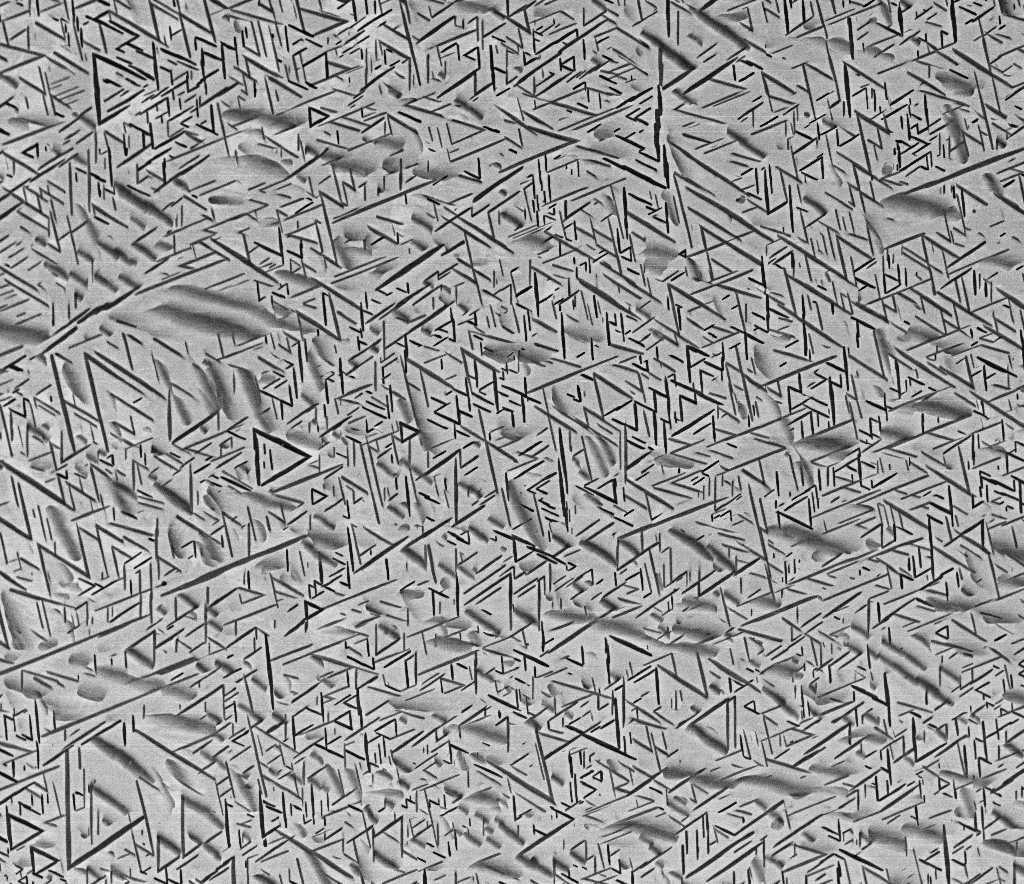
%> input picture MatLab/3.tif, 1024 x 884 px
$ octave EdgeDetection.m   (GNU Octave 9; MATLAB toolbox functions it lacks are replaced by stand-ins)
%> lines starting %> are read from the running program, lines starting %| are printed output that depends on the picture; in (x1, y1, x2, y2) boxes, pixels count from 0 and x2, y2 are one past the last pixel; in counts of white or black regions, pixels touching at a corner belong together; the program's own positions count from 1
image = ('3.tif');

image_info = imfinfo(image);

I = imread(image);
%> I is the input picture: size 884x1024x3 uint8; min 0, max 244, mean 152.8
I = rgb2gray(I);
%> I: size 884x1024 uint8

% Threshold image - global threshold
BW = imbinarize(I);
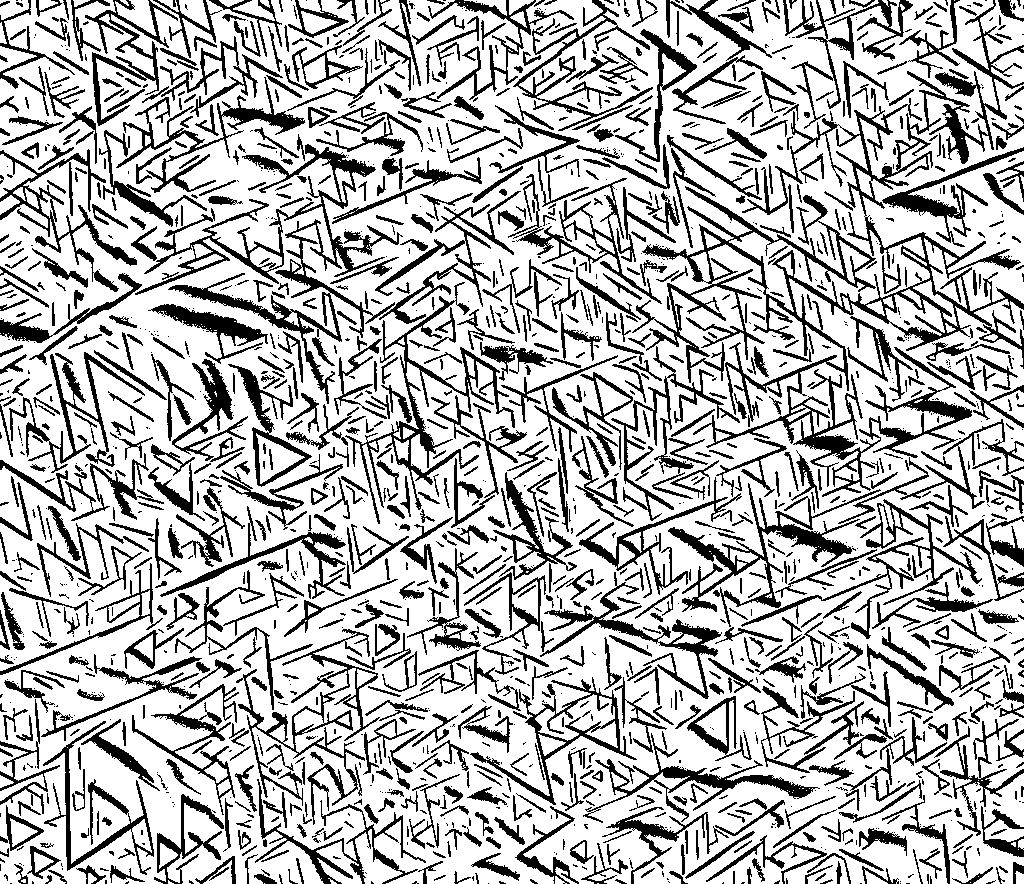
%> BW: size 884x1024 logical; 72.7% white; 1712 black regions (766 under 20 px), largest, box (x1, y1, x2, y2) and area: (632, 0, 1024, 497) 25434, (135, 144, 403, 404) 9098, (668, 483, 881, 627) 4350

% Invert mask
BW = imcomplement(BW);

% Create masked image.
maskedImage = I;
maskedImage(~BW) = 0;
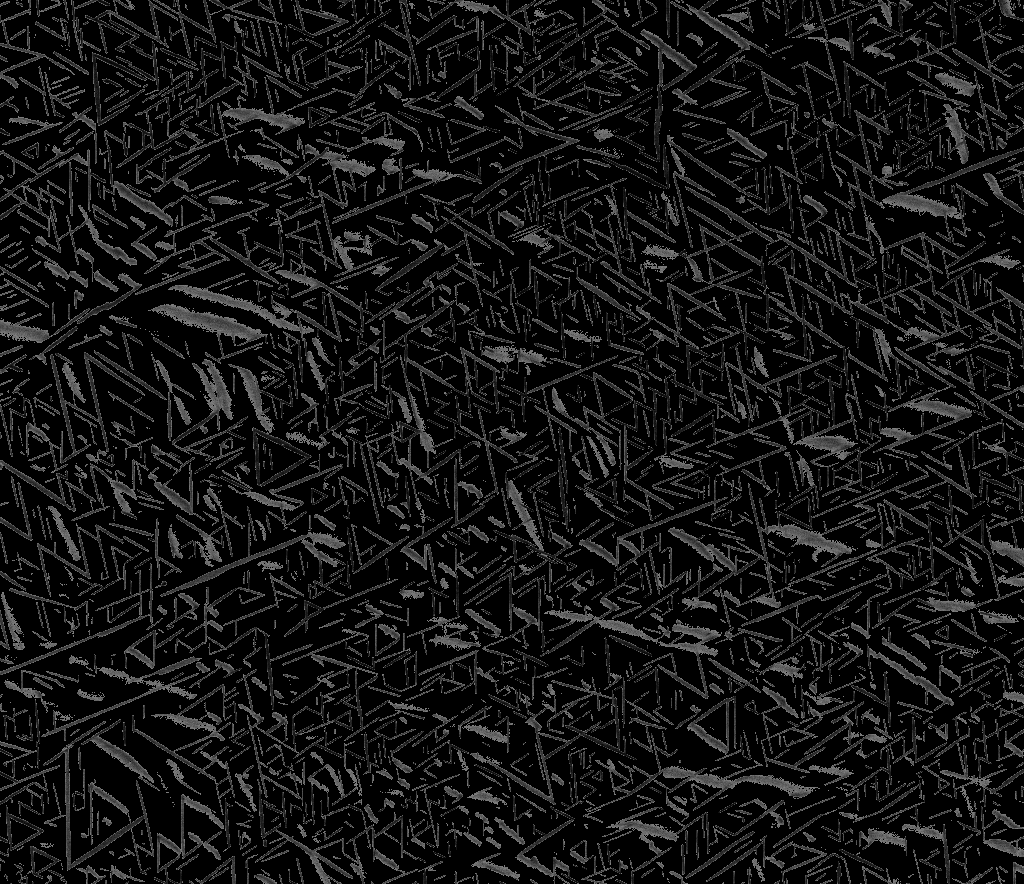
%> maskedImage: size 884x1024 uint8; min 0, max 128, mean 20.3

% [10 lines of commented-out code are left out]

BW_out = bwareafilt(BW, 15000);

% Get properties.
properties = regionprops(BW_out, {'Area', 'Eccentricity', 'EquivDiameter', 'EulerNumber', 'MajorAxisLength', 'MinorAxisLength', 'Orientation', 'Perimeter'});
%> properties = 1712 regions; largest, Area, MajorAxisLength, MinorAxisLength, Eccentricity and Orientation: 25434 477.7 342.9 0.696 59.41, 9098 242.1 216.1 0.451 28.53, 4350 211 100.7 0.879 20.91, 4137 227.1 135.1 0.804 67.3, 4037 188.1 136.1 0.691 73.84

% Area of region of interest
roi_area = sum([properties.Area]);
%> roi_area = 247022

% Area of the whole image
image_area = image_info.Width * image_info.Height;

% Area Fraction of the
area_fraction = (roi_area/image_area)*100;
%> area_fraction = 27.29

% Standard Deviation
standard_deviation = std([properties.Area]);
%> standard_deviation = 745.5

% Average Area
avg_area = mean([properties.Area]);
%> avg_area = 144.3

% Error
numberOfPoints = numel(properties);
%> numberOfPoints = 1712
A = (standard_deviation/avg_area)^2;
%> A = 26.69

Error = sqrt((1+A)/numberOfPoints);
%> Error = 0.127

imshow(BW_out);

% The %f in the fprintf function prints the notation in decimals instead of
% exponentials
fprintf('Area Fraction = %f. Error = %f. \n',area_fraction,Error*100);
%| Area Fraction = 27.288736. Error = 12.718531.

$ run again, with MatLab/1.tif copied over MatLab/3.tif
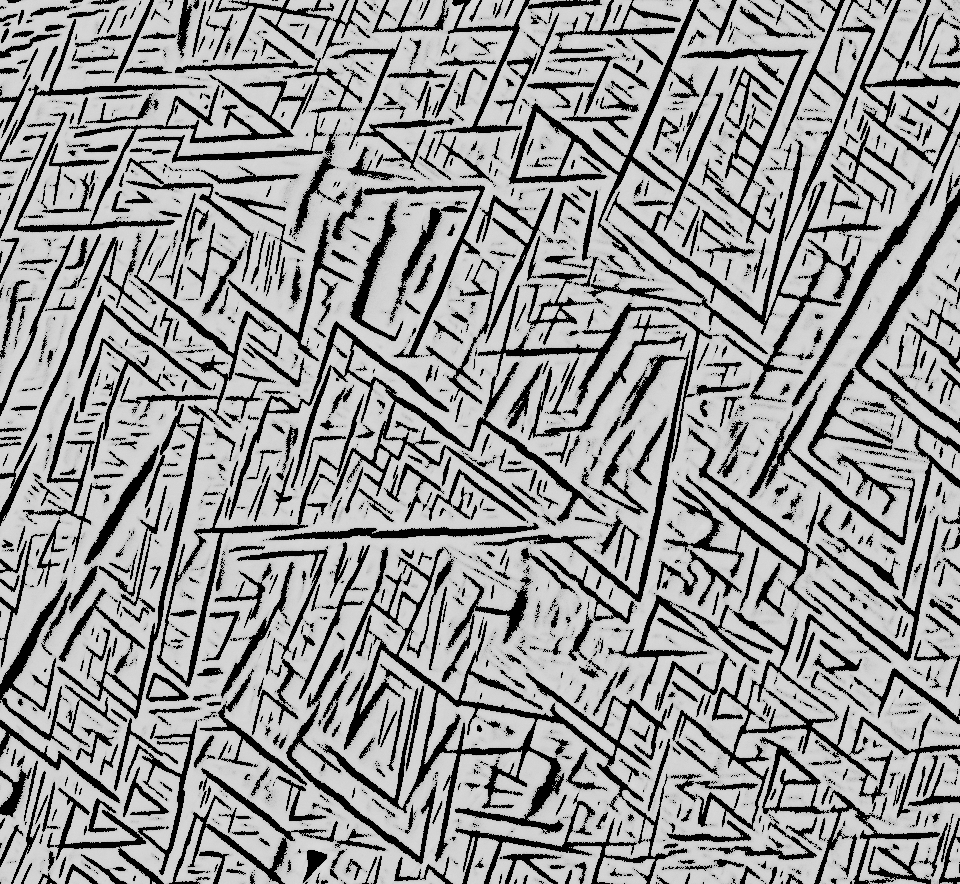
%> input picture MatLab/1.tif, 960 x 884 px
%> I is the input picture: size 884x960x3 uint8; min 0, max 221, mean 153.3
%> I: size 884x960 uint8
%> `BW = imbinarize(I);`:
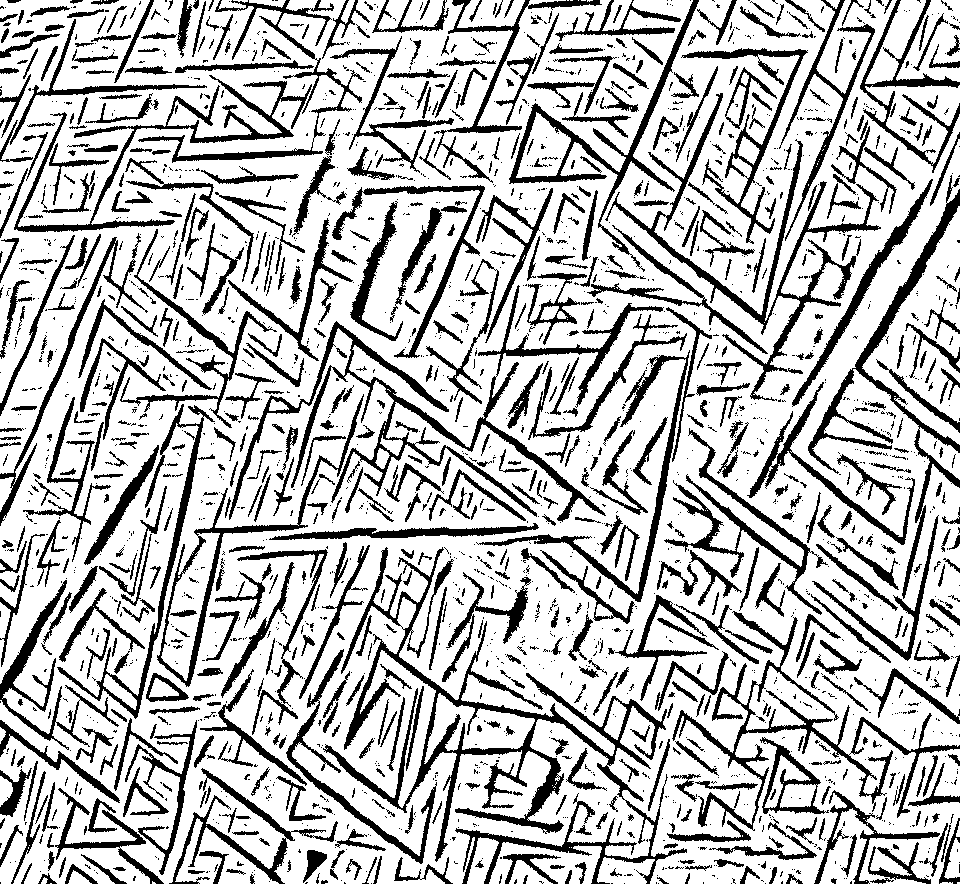
%> BW: size 884x960 logical; 74.5% white; 2307 black regions (1558 under 20 px), largest, box (x1, y1, x2, y2) and area: (323, 547, 687, 884) 15140, (229, 285, 664, 522) 9152, (605, 93, 881, 401) 6112
%> maskedImage: size 884x960 uint8; every value is 0
%> properties = 2307 regions; largest, Area, MajorAxisLength, MinorAxisLength, Eccentricity and Orientation: 15140 412.2 241.9 0.81 -36.7, 9152 434 212.7 0.872 7.7, 6112 283.2 227.2 0.597 -47.98, 5746 286.2 189.1 0.751 -11.85, 5094 395.6 153.4 0.922 83.02
%> roi_area = 216031
%> area_fraction = 25.46
%> standard_deviation = 511.9
%> avg_area = 93.64
%> numberOfPoints = 2307
%> A = 29.89
%> Error = 0.116
%| Area Fraction = 25.456142. Error = 11.570604.

$ run again, with MatLab/10.tif copied over MatLab/3.tif
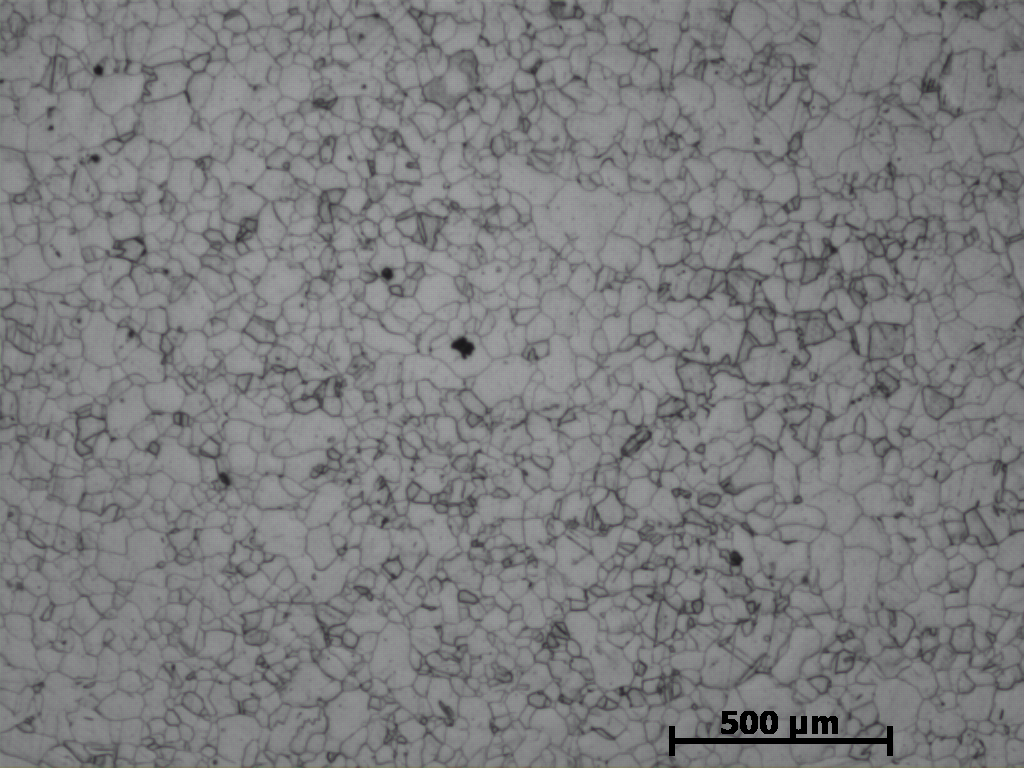
%> input picture MatLab/10.tif, 1024 x 768 px
%> I is the input picture: size 768x1024x3 uint8; mean R, G, B 124.9, 125.8, 126.8
%> I: size 768x1024 uint8
%> `BW = imbinarize(I);`:
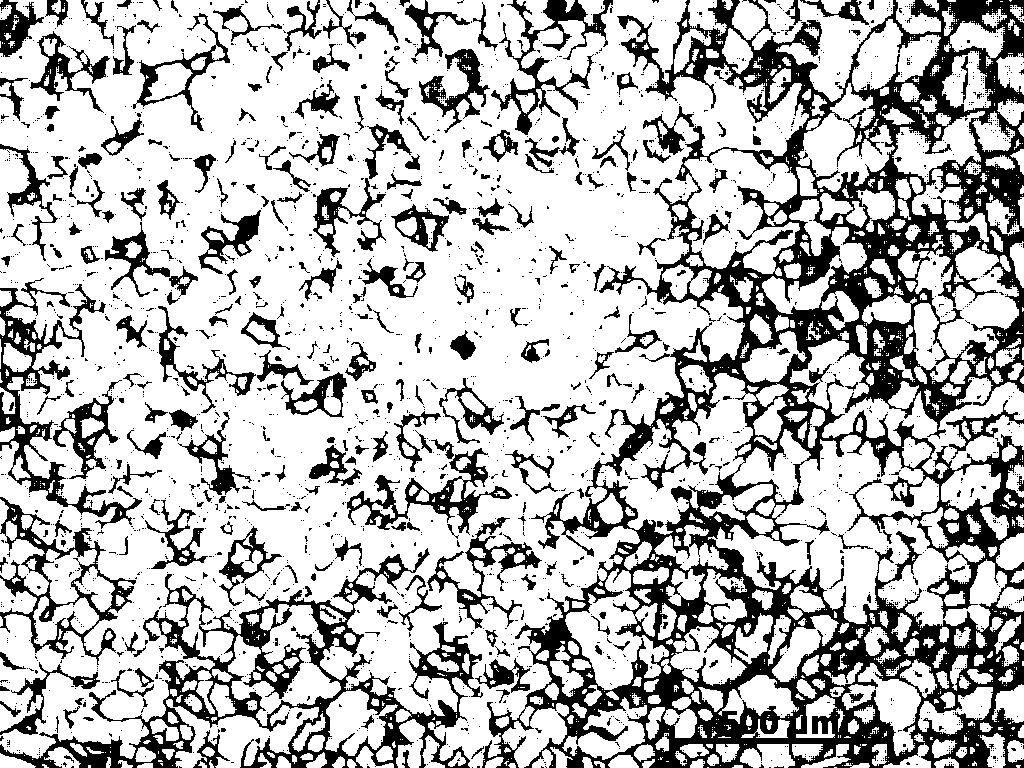
%> BW: size 768x1024 logical; 72.7% white; 2827 black regions (2518 under 20 px), largest, box (x1, y1, x2, y2) and area: (482, 0, 1024, 768) 112827, (0, 548, 483, 768) 19347, (0, 278, 142, 529) 5983
%> `maskedImage(~BW) = 0;`:
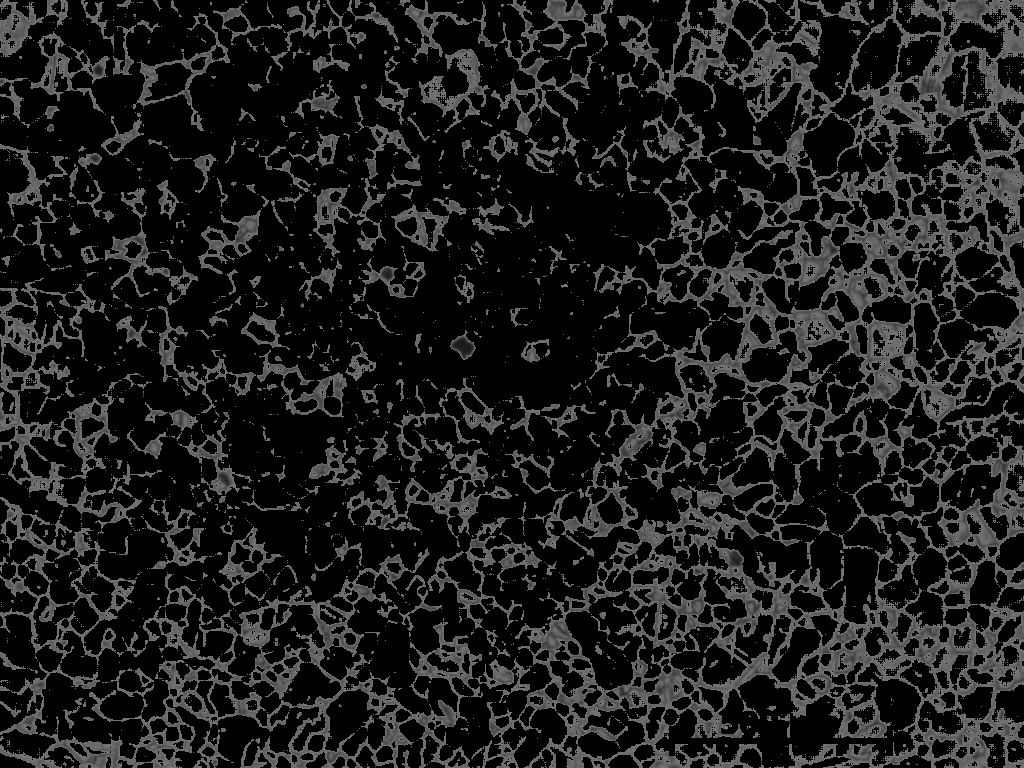
%> maskedImage: size 768x1024 uint8; min 0, max 118, mean 28.1
%> properties = 2827 regions; largest, Area, MajorAxisLength, MinorAxisLength, Eccentricity and Orientation: 112827 930.8 501.3 0.843 78.21, 19347 457.3 212.6 0.885 8.65, 5983 293.5 119.9 0.913 -78.79, 4437 180.9 121.6 0.741 -56.05, 3579 165.7 95.05 0.819 62.39
%> roi_area = 214615
%> area_fraction = 27.29
%> standard_deviation = 2162.2
%> avg_area = 75.92
%> numberOfPoints = 2827
%> A = 811.2
%> Error = 0.536
%| Area Fraction = 27.289708. Error = 53.599035.

$ run again, with MatLab/2.tif copied over MatLab/3.tif
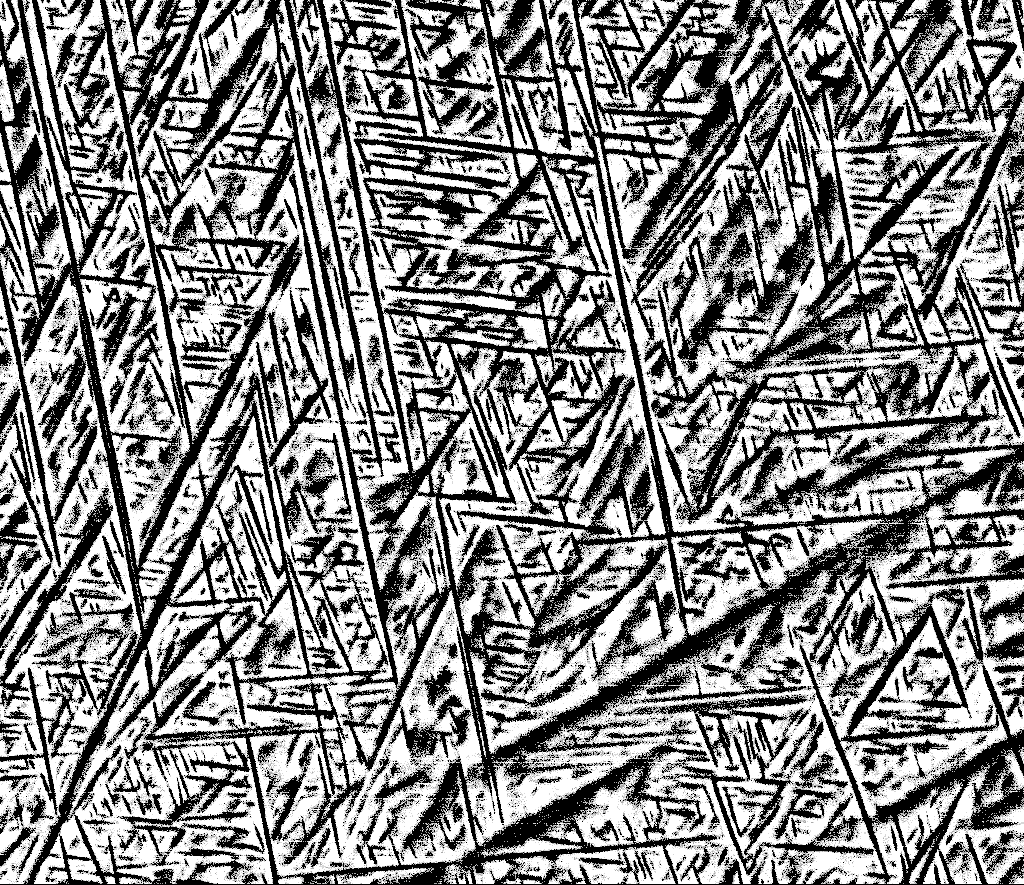
%> input picture MatLab/2.tif, 1024 x 885 px
%> I is the input picture: size 885x1024x3 uint8; min 0, max 255, mean 139.6
%> I: size 885x1024 uint8
%> `BW = imbinarize(I);`:
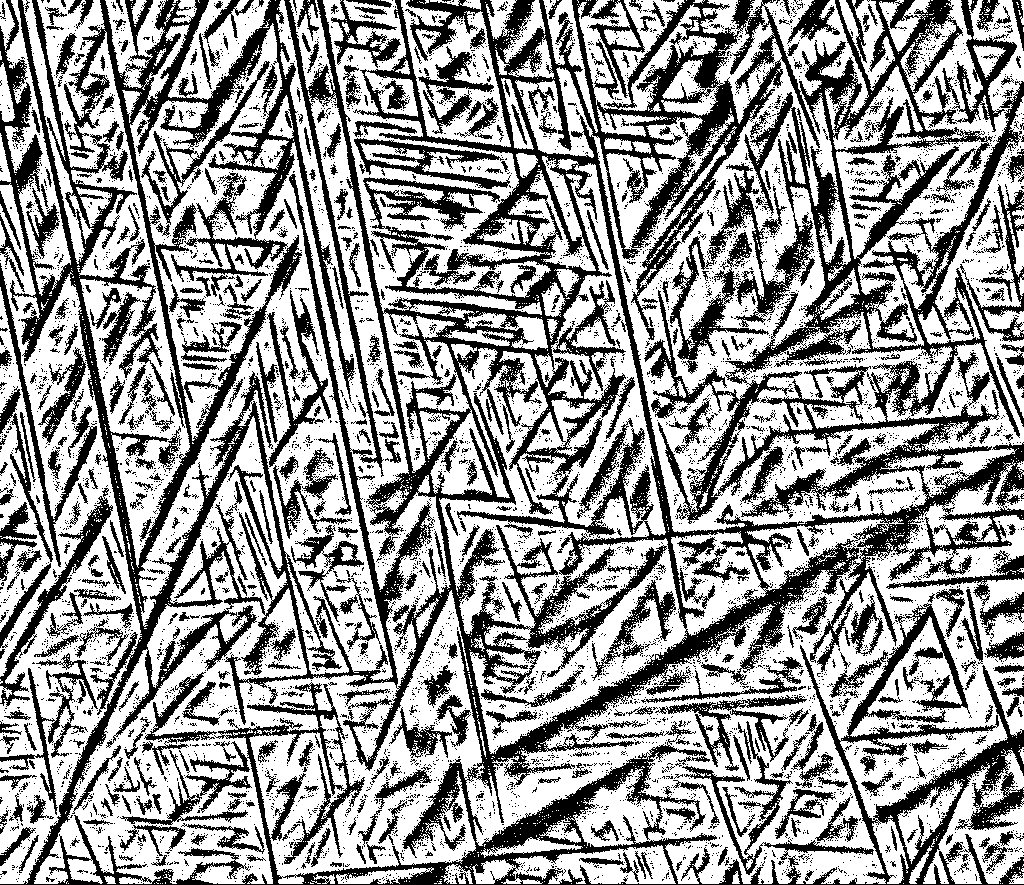
%> BW: size 885x1024 logical; 60.4% white; 6622 black regions (6081 under 20 px), largest, box (x1, y1, x2, y2) and area: (0, 0, 1024, 885) 247817, (0, 488, 113, 707) 2741, (682, 721, 874, 875) 2706
%> maskedImage: size 885x1024 uint8; every value is 0
%> properties = 6622 regions; largest, Area, MajorAxisLength, MinorAxisLength, Eccentricity and Orientation: 247817 1113.6 991.3 0.456 -16.8, 2741 275.5 27.4 0.995 61.95, 2706 185.9 107.7 0.815 -42.34, 2571 290.1 84.55 0.957 -74.68, 2330 126.6 65.4 0.856 87.29
%> roi_area = 359102
%> area_fraction = 39.63
%> standard_deviation = 3047.3
%> avg_area = 54.23
%> numberOfPoints = 6622
%> A = 3157.8
%> Error = 0.691
%| Area Fraction = 39.625486. Error = 69.066395.
